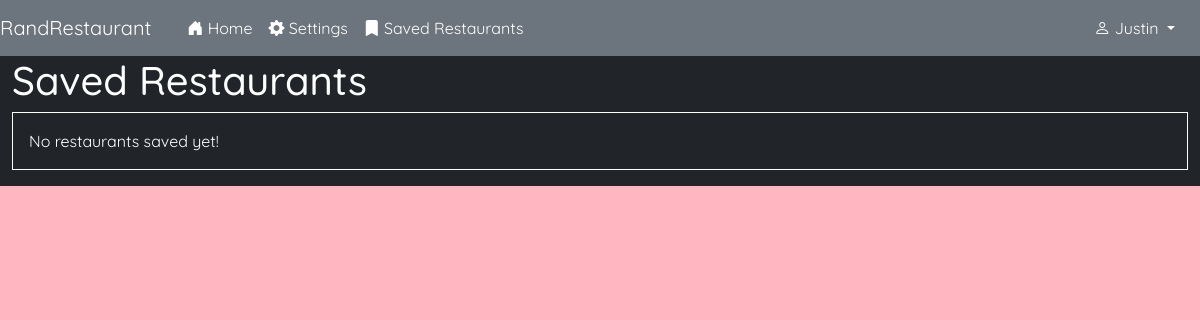
Before: /saved (signed in) with the older database file.
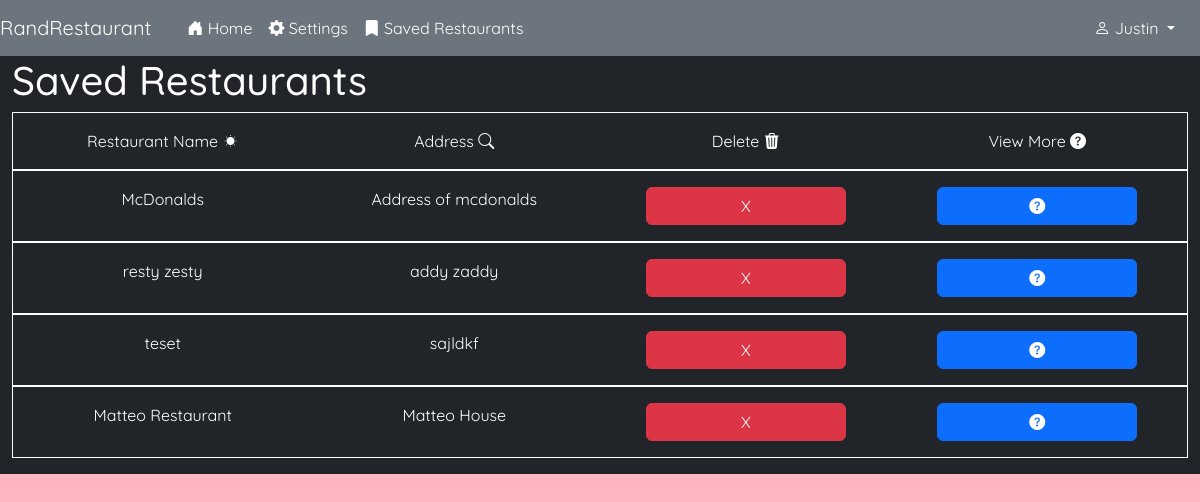
After: the same page with the newer database file.
### randRest/models.py (models this page shows)
class Restaurant(models.Model):
    name = models.CharField(max_length=50)
    address = models.CharField(max_length=200)
    restaurant_type = models.CharField(max_length=20)
    phone_number = models.CharField(max_length=15)
    working_hours = models.CharField(max_length=25)
    restaurant_price = models.IntegerField()
    restaurant_rating = models.FloatField(null=True)
    website = models.CharField(max_length=100, null=True)

### randRest/views.py (the view)
# urls.py: path("saved", views.saved, name="saved"),
def saved(request):
    if request.method == "POST":
        restaurantId = request.POST["restaurant_id"]
        currentProfile = Profile.objects.get(pk=request.user.id)
        currentProfile.restaurants.filter(id=restaurantId).delete()
        currentProfile.save()
        messages.add_message(request, messages.INFO, "Restaurant has been deleted.")
    return render(request, "saved.html")

### randRest/templates/saved.html (shortened to what this page needs)
{% extends  "base.html" %}
{% block body %}
{% include "nav.html" %}
<div class="container-fluid bg-dark text-white pb-3">
    <h1>Saved Restaurants</h1>
    {% if user.profile.restaurants.all %}
    <div class="border border-white p-3">
        <div class="row text-center">
        <div class="col-sm-3">
            Restaurant Name
            <i class="bi bi-brightness-low-fill"></i>
        </div>
        <div class="col-sm-3">
            Address
            <i class="bi bi-search"></i>
        </div>
        <div class="col-sm-3">
            Delete
            <i class="bi bi-trash3-fill"></i>
        </div>
        <div class="col-sm-3">
            View More
            <i class="bi bi-question-circle-fill"></i>
        </div>
        </div>
    </div>
    {% for restaurant in user.profile.restaurants.all %}
        <div class="border border-white p-3">
            <div class="row text-center">
                <div class="col-sm-3">{{ restaurant.name }}</div>
                <div class="col-sm-3">{{ restaurant.address }}</div>
                <div class="col-sm-3">
                    <form method="post">
                        <input type="submit" class="btn btn-md btn-danger btn-rounded" style="width:200px;" name="restaurant" value="X">
                    </form>
                </div>
                <div class="col-sm-3">
                    <button type="button" class="btn btn-md btn-primary" style="width:200px;" data-bs-toggle="modal" data-bs-target="#myModal{{ restaurant.id }}">
                        <i class="bi bi-question-circle-fill"></i>
                    </button>
                </div>
            </div>
        </div>
    {% endfor %}
    {% else %}
    <div class="border border-white p-3">
        No restaurants saved yet!
    </div>
    {% endif %}
</div>
{% endblock %}

Changed rows visible on the page:
added Restaurant: name "McDonalds", address "Address of mcdonalds"
added Restaurant: name "resty zesty", address "addy zaddy"
added Restaurant: name "teset", address "sajldkf"
added Restaurant: name "Matteo Restaurant", address "Matteo House"
Other visible differences:
text no longer shown: "No restaurants saved yet!"
text now shown: "Restaurant Name Address Delete View More"
